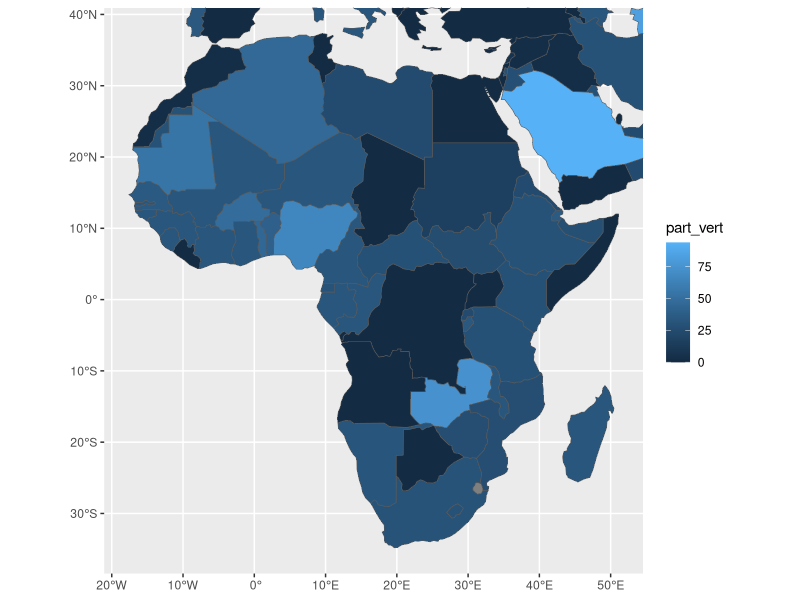

Reproduce this figure in R.
# Packages ----

library(tidyverse)
library(sf)


# Donnees ----

africa <- 
  rnaturalearth::ne_countries(scale = "small",
                              continent = "Africa",
                              returnclass = "sf") |> 
  left_join(readxl::read_xlsx(here::here("2022",
                                         "04-Green",
                                         "Pays_afrique.xlsx")) |> 
              data.table::setnames(new = c("name","part_vert")),
            by = "name") |> 
  select(name, part_vert)

asia <- 
  rnaturalearth::ne_countries(scale = "small",
                              continent = "Asia",
                              returnclass = "sf") |> 
  left_join(readxl::read_xlsx(here::here("2022",
                                         "04-Green",
                                         "Pays_asie.xlsx")),
            by = "name") |> 
  filter(!is.na(part_vert)) |> 
  select(name, part_vert)


europe <- 
  rnaturalearth::ne_countries(scale = "small",
                              continent = "Europe",
                              returnclass = "sf") |> 
  left_join(readxl::read_xlsx(here::here("2022",
                                         "04-Green",
                                         "Pays_europe.xlsx")),
            by = "name") |> 
  filter(!is.na(part_vert)) |> 
  select(name, part_vert)


world <-
  rbind(africa, asia, europe) |> 
  mutate(part_vert = part_vert * 100)


# Carte ----

# camcorder::gg_record(width = 21, height = 21,
#                      units = "cm")


ggplot(world) +
  geom_sf(aes(fill = part_vert)) +
  coord_sf(xlim = c(st_bbox(africa)[1],st_bbox(africa)[3]),
           ylim = c(st_bbox(africa)[2],st_bbox(africa)[4]))
